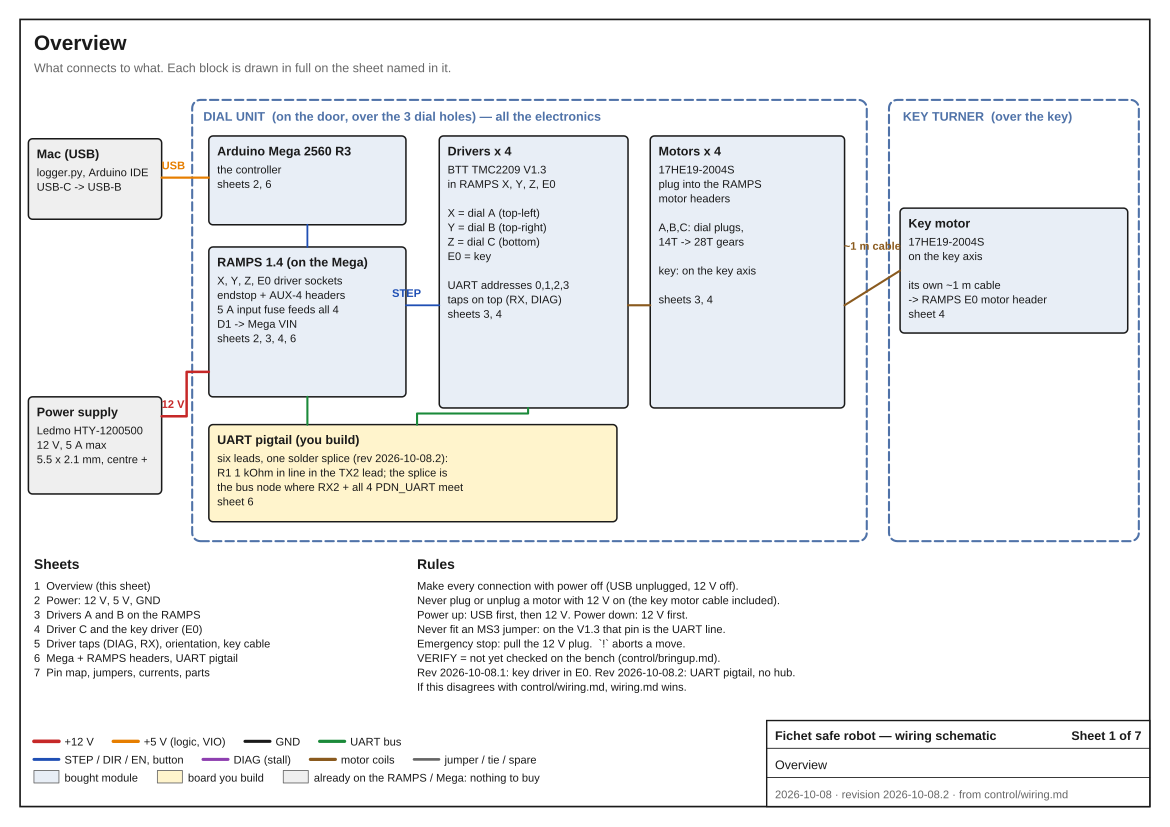

The Python source for this figure:
#!/usr/bin/env python3
"""Wiring schematic of the Fichet safe robot -> control/harness/schematic.pdf

A4 landscape, colour. Revision in each title block (from the REVISION file). Every connection is from control/wiring.md
(harness v1); where the two ever differ, wiring.md wins. RAMPS-internal
parts (F1, D1, pull-ups) are from the RAMPS 1.4 KiCad port's netlist.

No text is drawn below MIN_PT (8 pt), so the printed sheets stay legible:
Sheet.setfont() refuses anything smaller.

    python3 -m pip install reportlab        # once
    python3 control/harness/schematic.py    # writes control/harness/schematic.pdf
"""
import os
import sys

from reportlab.lib.colors import HexColor
from reportlab.lib.pagesizes import A4, landscape
from reportlab.pdfbase import pdfmetrics
from reportlab.pdfbase.ttfonts import TTFont
from reportlab.pdfgen import canvas

W, H = landscape(A4)          # 841.9 x 595.3 pt
MIN_PT = 8
DATE = "2026-10-08"
# project revision, from the REVISION file at the repo root
REV = open(os.path.join(os.path.dirname(os.path.dirname(os.path.dirname(os.path.abspath(__file__)))), "REVISION")).read().strip()
BOTTOM = H - 82               # content above this; legend + title block below

# ---------------------------------------------------------------- fonts
# Liberation Sans (Arial metrics; has Ω µ → ×). Arial on a Mac works too.
FONT_CANDIDATES = [
    ("/usr/share/fonts/truetype/liberation/LiberationSans-Regular.ttf",
     "/usr/share/fonts/truetype/liberation/LiberationSans-Bold.ttf"),
    ("/System/Library/Fonts/Supplemental/Arial.ttf",
     "/System/Library/Fonts/Supplemental/Arial Bold.ttf"),
    ("/usr/share/fonts/truetype/dejavu/DejaVuSans.ttf",
     "/usr/share/fonts/truetype/dejavu/DejaVuSans-Bold.ttf"),
]
for _reg, _bold in FONT_CANDIDATES:
    if os.path.exists(_reg) and os.path.exists(_bold):
        pdfmetrics.registerFont(TTFont("F", _reg))
        pdfmetrics.registerFont(TTFont("FB", _bold))
        break
else:
    sys.exit("no usable TrueType font found (see FONT_CANDIDATES)")

# ---------------------------------------------------------------- colours
INK = "#1A1A1A"
GREY = "#666666"
WARN = "#C62828"
NETS = {   # net class: (colour, line width)
    "12V":   ("#C62828", 1.8),
    "5V":    ("#E67E00", 1.6),
    "GND":   ("#1A1A1A", 1.4),
    "UART":  ("#1B8A3A", 1.5),
    "CTRL":  ("#1F4FB4", 1.3),   # STEP / DIR / EN, button
    "DIAG":  ("#8E3FB0", 1.4),
    "MOTOR": ("#8A5A1E", 1.5),
    "TIE":   ("#666666", 1.1),   # jumpers, ties, spare
}
NET_NAMES = [("12V", "+12 V"), ("5V", "+5 V (logic, VIO)"), ("GND", "GND"), ("UART", "UART bus"),
             ("CTRL", "STEP / DIR / EN, button"), ("DIAG", "DIAG (stall)"), ("MOTOR", "motor coils"),
             ("TIE", "jumper / tie / spare")]
FILL = {"module": "#E8EEF6", "build": "#FFF4CC", "ref": "#EFEFEF"}


class Sheet:
    """One A4 landscape page. Coordinates are points from the TOP-left corner."""

    def __init__(self, c, no, total, title, note=None):
        self.c, self.no, self.total, self.title = c, no, total, title
        self.frame(note)

    # ------------------------------------------------------------ basics
    def Y(self, y):
        return H - y

    def setfont(self, size, bold=False):
        if size < MIN_PT:
            raise ValueError(f"text below {MIN_PT} pt on sheet {self.no}")
        self.c.setFont("FB" if bold else "F", size)

    @staticmethod
    def tw(s, size=8, bold=False):
        return pdfmetrics.stringWidth(s, "FB" if bold else "F", size)

    def text(self, x, y, s, size=8, bold=False, color=INK, anchor="l"):
        """y is the text baseline."""
        c = self.c
        self.setfont(size, bold)
        c.setFillColor(HexColor(color))
        {"l": c.drawString, "c": c.drawCentredString, "r": c.drawRightString}[anchor](x, self.Y(y), s)

    def para(self, x, y, rows, size=8, color=INK, lead=None, anchor="l"):
        """rows: str, or (str, bold), or (str, bold, colour)."""
        lead = lead or round(size * 1.3, 1)
        for i, r in enumerate(rows):
            r = (r,) if isinstance(r, str) else r
            self.text(x, y + i * lead, r[0], size, r[1] if len(r) > 1 else False,
                      r[2] if len(r) > 2 else color, anchor)
        return y + len(rows) * lead

    def line(self, pts, color=INK, w=1.0, dash=None):
        c = self.c
        p = c.beginPath()
        p.moveTo(pts[0][0], self.Y(pts[0][1]))
        for x, y in pts[1:]:
            p.lineTo(x, self.Y(y))
        c.setStrokeColor(HexColor(color))
        c.setLineWidth(w)
        c.setDash(dash or [])
        c.setLineCap(1)
        c.setLineJoin(1)
        c.drawPath(p, stroke=1, fill=0)
        c.setDash([])

    def wire(self, pts, net):
        col, w = NETS[net]
        self.line(pts, col, w)

    def hwire_hop(self, x1, x2, y, hops, net):
        """Horizontal wire x1 -> x2 (x1 < x2) with a hop over each x in hops."""
        col, w = NETS[net]
        c, r = self.c, 4.5
        p = c.beginPath()
        p.moveTo(x1, self.Y(y))
        for hx in sorted(hops):
            p.lineTo(hx - r, self.Y(y))
            p.arcTo(hx - r, self.Y(y) - r, hx + r, self.Y(y) + r, startAng=180, extent=-180)
        p.lineTo(x2, self.Y(y))
        c.setStrokeColor(HexColor(col))
        c.setLineWidth(w)
        c.setLineCap(1)
        c.drawPath(p, stroke=1, fill=0)

    def vwire_hop(self, x, y1, y2, hops, net):
        """Vertical wire y1 -> y2 (y1 < y2, top to bottom) with a hop at each y in hops."""
        col, w = NETS[net]
        c, r = self.c, 4.5
        p = c.beginPath()
        p.moveTo(x, self.Y(y1))
        for hy in sorted(hops):
            p.lineTo(x, self.Y(hy - r))
            p.arcTo(x - r, self.Y(hy) - r, x + r, self.Y(hy) + r, startAng=90, extent=-180)
        p.lineTo(x, self.Y(y2))
        c.setStrokeColor(HexColor(col))
        c.setLineWidth(w)
        c.setLineCap(1)
        c.drawPath(p, stroke=1, fill=0)

    def dot(self, x, y, net):
        self.c.setFillColor(HexColor(NETS[net][0]))
        self.c.circle(x, self.Y(y), 2.7, stroke=0, fill=1)

    def rect(self, x, y, w, h, stroke=INK, fill=None, lw=1.0, dash=None, r=0):
        c = self.c
        c.setStrokeColor(HexColor(stroke))
        c.setLineWidth(lw)
        c.setDash(dash or [])
        if fill:
            c.setFillColor(HexColor(fill))
        if r:
            c.roundRect(x, self.Y(y + h), w, h, r, stroke=1, fill=1 if fill else 0)
        else:
            c.rect(x, self.Y(y + h), w, h, stroke=1, fill=1 if fill else 0)
        c.setDash([])

    def poly(self, pts, stroke=INK, fill=None, lw=1.0):
        c = self.c
        p = c.beginPath()
        p.moveTo(pts[0][0], self.Y(pts[0][1]))
        for x, y in pts[1:]:
            p.lineTo(x, self.Y(y))
        p.close()
        c.setStrokeColor(HexColor(stroke))
        c.setLineWidth(lw)
        if fill:
            c.setFillColor(HexColor(fill))
        c.drawPath(p, stroke=1, fill=1 if fill else 0)

    def circle(self, x, y, r, stroke=INK, fill=None, lw=1.2):
        c = self.c
        c.setStrokeColor(HexColor(stroke))
        c.setLineWidth(lw)
        if fill:
            c.setFillColor(HexColor(fill))
        c.circle(x, self.Y(y), r, stroke=1, fill=1 if fill else 0)

    # ------------------------------------------------------------ frame, legend
    def frame(self, note):
        self.rect(14, 14, W - 28, H - 28, lw=1.2)
        self.text(24, 36, self.title, 15, True)
        if note:
            self.text(24, 52, note, 9, color=GREY)
        bx, by, bw, bh = W - 290, H - 76, 276, 62
        self.rect(bx, by, bw, bh, lw=1.0, fill="#FFFFFF")
        self.line([(bx, by + 20), (bx + bw, by + 20)], INK, 0.6)
        self.line([(bx, by + 41), (bx + bw, by + 41)], INK, 0.6)
        self.text(bx + 6, by + 14, "Fichet safe robot — wiring schematic", 9, True)
        self.text(bx + bw - 6, by + 14, f"Sheet {self.no} of {self.total}", 9, True, anchor="r")
        self.text(bx + 6, by + 35, self.title, 9)
        self.text(bx + 6, by + 56, f"{DATE} · revision {REV} · from control/wiring.md", 8, color=GREY)
        # legend: three rows, left of the title block
        x0, y = 24, H - 58
        rows = [NET_NAMES[:4], NET_NAMES[4:]]
        for row in rows:
            cx = x0
            for key, name in row:
                col, w = NETS[key]
                self.line([(cx, y - 3), (cx + 18, y - 3)], col, w + 0.8)
                self.text(cx + 22, y, name, 8)
                cx += 22 + self.tw(name) + 14
            y += 13
        cx = x0
        for key, name in [("module", "bought module"), ("build", "board you build"),
                          ("ref", "already on the RAMPS / Mega: nothing to buy")]:
            self.rect(cx, y - 8, 18, 9, stroke=GREY, fill=FILL[key], lw=0.6)
            self.text(cx + 22, y, name, 8)
            cx += 22 + self.tw(name) + 14

    # ------------------------------------------------------------ building blocks
    def board(self, x, y, w, h, label, kind="build", sub=None):
        self.rect(x, y, w, h, stroke=GREY, fill=FILL[kind], lw=0.9,
                  dash=None if kind == "module" else [4, 2], r=4)
        self.text(x + 7, y + 13, label, 9, True)
        if sub:
            self.text(x + 7, y + 24, sub, 8, color=GREY)

    def ic(self, x, y, w, left=(), right=(), pitch=21, pad=13, stub=10, fill="#FFFFFF"):
        """Box with pins. left/right: lists of (key, label) or None for an empty row.
        Returns ({key: (x, y) of the pin's outer end}, box height)."""
        n = max(len(left), len(right), 1)
        h = 2 * pad + (n - 1) * pitch
        self.rect(x, y, w, h, fill=fill, lw=1.3)
        pins = {}
        for side, items in (("l", left), ("r", right)):
            for i, p in enumerate(items):
                if not p:
                    continue
                py = y + pad + i * pitch
                if side == "l":
                    self.line([(x - stub, py), (x, py)], INK, 1.0)
                    self.text(x + 4, py + 3, p[1], 8)
                    pins[p[0]] = (x - stub, py)
                else:
                    self.line([(x + w, py), (x + w + stub, py)], INK, 1.0)
                    self.text(x + w - 4, py + 3, p[1], 8, anchor="r")
                    pins[p[0]] = (x + w + stub, py)
        return pins, h

    def conn(self, x, y, labels, side="l", pitch=20, pad=10, w=20, stub=6, fill="#FFFFFF"):
        """Connector: one box, one row per pin, labels[i] written inside.
        side 'l', 'r' or 'lr': where the stubs are. Returns {(label, side): (x, y)}."""
        n = len(labels)
        h = 2 * pad + (n - 1) * pitch
        self.rect(x, y, w, h, fill=fill, lw=1.3)
        pins = {}
        for i, lab in enumerate(labels):
            py = y + pad + i * pitch
            self.text(x + w / 2, py + 3, lab, 8, True, anchor="c")
            if "l" in side:
                self.line([(x - stub, py), (x, py)], INK, 1.0)
                pins[(lab, "l")] = (x - stub, py)
            if "r" in side:
                self.line([(x + w, py), (x + w + stub, py)], INK, 1.0)
                pins[(lab, "r")] = (x + w + stub, py)
        return pins, h

    # ------------------------------------------------------------ symbols
    def gnd(self, x, y):
        col = NETS["GND"][0]
        self.line([(x, y), (x, y + 6)], col, 1.4)
        for i, half in enumerate((7, 4.5, 2)):
            self.line([(x - half, y + 6 + i * 3), (x + half, y + 6 + i * 3)], col, 1.4)

    def flag(self, x, y, label, net, up=True):
        """Power flag on a vertical lead: bar + label above (up) or below."""
        col = NETS[net][0]
        d = -1 if up else 1
        self.line([(x, y), (x, y + d * 8)], col, NETS[net][1])
        self.line([(x - 6, y + d * 8), (x + 6, y + d * 8)], col, 1.8)
        self.text(x, y + d * 8 + (-4 if up else 11), label, 8, True, col, anchor="c")

    def tag(self, x, y, label, net, side="r"):
        """Net label in a rounded box attached at (x, y): side 'r' extends right, 'l' left."""
        col = NETS[net][0]
        tw = self.tw(label, 8, True) + 8
        bx = x if side == "r" else x - tw
        self.rect(bx, y - 6.5, tw, 13, stroke=col, fill="#FFFFFF", lw=1.0, r=3)
        self.text(bx + tw / 2, y + 3, label, 8, True, col, anchor="c")
        return bx + tw if side == "r" else bx

    def offpage(self, x, y, label, net, side="r"):
        """Off-sheet connector (arrow shape) attached at (x, y), pointing away."""
        col = NETS[net][0]
        tw = self.tw(label, 8) + 10
        h = 13
        if side == "r":
            pts = [(x, y - h / 2), (x + tw, y - h / 2), (x + tw + 7, y), (x + tw, y + h / 2), (x, y + h / 2)]
            tx = x + 5
        else:
            pts = [(x, y - h / 2), (x - tw, y - h / 2), (x - tw - 7, y), (x - tw, y + h / 2), (x, y + h / 2)]
            tx = x - tw + 5
        self.poly(pts, stroke=col, fill="#FFFFFF", lw=1.0)
        self.text(tx, y + 3, label, 8, False, col)
        return x + tw + 7 if side == "r" else x - tw - 7

    def nc(self, x, y):
        self.line([(x - 3.5, y - 3.5), (x + 3.5, y + 3.5)], GREY, 1.2)
        self.line([(x - 3.5, y + 3.5), (x + 3.5, y - 3.5)], GREY, 1.2)

    def res_h(self, x1, x2, y, net, label, above=True, lift=8):
        """IEC resistor on a horizontal wire (x1 < x2)."""
        xm = (x1 + x2) / 2
        self.wire([(x1, y), (xm - 12, y)], net)
        self.wire([(xm + 12, y), (x2, y)], net)
        self.rect(xm - 12, y - 4.5, 24, 9, fill="#FFFFFF", lw=1.3)
        self.text(xm, y - lift if above else y + 16, label, 8, True, anchor="c")

    def res_v(self, x, y1, y2, net, label, left=True):
        """IEC resistor on a vertical wire (y1 < y2)."""
        ym = (y1 + y2) / 2
        self.wire([(x, y1), (x, ym - 12)], net)
        self.wire([(x, ym + 12), (x, y2)], net)
        self.rect(x - 4.5, ym - 12, 9, 24, fill="#FFFFFF", lw=1.3)
        self.text(x - 9 if left else x + 9, ym + 3, label, 8, True, anchor="r" if left else "l")

    def ptc_h(self, x1, x2, y, label, net="12V"):
        """Resettable fuse (PTC) on a horizontal wire."""
        self.res_h(x1, x2, y, net, label, lift=13)
        xm = (x1 + x2) / 2
        self.line([(xm - 16, y + 8), (xm - 10, y + 8), (xm + 12, y - 8)], INK, 1.0)

    def cap_v(self, x, y1, y2, label_rows, side=1):
        """Polarised capacitor, vertical, + at the top: 12 V above, GND below."""
        ym = (y1 + y2) / 2
        self.wire([(x, y1), (x, ym - 3)], "12V")
        self.wire([(x, ym + 3), (x, y2)], "GND")
        self.line([(x - 8, ym - 3), (x + 8, ym - 3)], INK, 1.8)
        self.rect(x - 8, ym + 2, 16, 2.6, stroke=INK, fill=INK, lw=0.6)
        self.text(x - 11, ym - 5, "+", 8, True, anchor="c")
        self.para(x + 13 if side > 0 else x - 13, ym - 1, label_rows, 8, anchor="l" if side > 0 else "r")

    def diode_v(self, x, y1, y2, label_rows):
        """Diode on a vertical wire, anode at the top (y1), cathode at the bottom."""
        ym = (y1 + y2) / 2
        self.wire([(x, y1), (x, ym - 6)], "12V")
        self.wire([(x, ym + 6), (x, y2)], "12V")
        self.poly([(x - 7, ym - 6), (x + 7, ym - 6), (x, ym + 6)], stroke=INK, fill=INK)
        self.line([(x - 7, ym + 6), (x + 7, ym + 6)], INK, 1.8)
        self.para(x - 12, ym - 1, label_rows, 8, anchor="r")

    def button_v(self, x, y1, y2, label_rows):
        """Normally open push button on a vertical wire, signal at the top, GND at the bottom."""
        ym = (y1 + y2) / 2
        self.wire([(x, y1), (x, ym - 9)], "CTRL")
        self.wire([(x, ym + 9), (x, y2)], "GND")
        self.circle(x, ym - 9, 1.8)
        self.circle(x, ym + 9, 1.8)
        self.line([(x + 6, ym - 11), (x + 6, ym + 11)], INK, 1.5)
        self.line([(x + 6, ym), (x + 13, ym)], INK, 1.5)
        self.line([(x + 13, ym - 4), (x + 13, ym + 4)], INK, 1.5)
        self.para(x + 19, ym - 1, label_rows, 8)

    @staticmethod
    def motor_r(leads):
        return max(20, (max(leads) - min(leads)) / 2 + 4)

    def motor(self, cx, cy, leads, x_in, rows):
        """2-phase stepper: circle with M; the 4 leads come in from x_in at y = leads
        and end on the circle (its radius is set so all four reach it)."""
        r = self.motor_r(leads)
        for py in leads:
            dy = py - cy
            self.wire([(x_in, py), (cx - (r * r - dy * dy) ** 0.5, py)], "MOTOR")
        self.circle(cx, cy, r, fill="#FFFFFF", lw=1.5)
        self.text(cx, cy + 5, "M", 14, True, anchor="c")
        self.para(cx, cy + r + 13, rows, 8, anchor="c")

    def jumper(self, x, y, fitted):
        """RAMPS jumper pair seen as a symbol: signal pad at x (right), +5 V pad to its left."""
        self.rect(x - 3, y - 3, 6, 6, fill="#FFFFFF", lw=1.0)
        self.rect(x - 15, y - 3, 6, 6, fill="#FFFFFF", lw=1.0)
        if fitted:
            self.rect(x - 17, y - 5, 22, 10, stroke=INK, lw=1.8, r=2)
        self.wire([(x - 15, y), (x - 21, y)], "5V")
        self.text(x - 23, y + 3, "+5 V", 8, True, NETS["5V"][0], anchor="r")


# ====================================================================== sheet 1
def sheet_overview(s):
    blue = "#4F72A8"
    s.rect(138, 72, 486, 318, stroke=blue, lw=1.5, dash=[6, 3], r=6)
    s.text(146, 87, "DIAL UNIT  (on the door, over the 3 dial holes) — all the electronics", 9, True, blue)
    s.rect(640, 72, 180, 318, stroke=blue, lw=1.5, dash=[6, 3], r=6)
    s.text(650, 87, "KEY TURNER  (over the key)", 9, True, blue)

    def blk(x, y, w, h, title, rows, kind="module"):
        s.rect(x, y, w, h, stroke=INK, fill=FILL[kind], lw=1.1, r=3)
        s.text(x + 6, y + 14, title, 9, True)
        s.para(x + 6, y + 27, rows, 8)

    blk(20, 100, 96, 58, "Mac (USB)", ["logger.py, Arduino IDE", "USB-C -> USB-B"], "ref")
    blk(20, 286, 96, 70, "Power supply", ["Ledmo HTY-1200500", "12 V, 5 A max", "5.5 x 2.1 mm, centre +"], "ref")
    blk(150, 98, 142, 64, "Arduino Mega 2560 R3", ["the controller", "sheets 2, 6"])
    blk(150, 178, 142, 108, "RAMPS 1.4 (on the Mega)", ["X, Y, Z, E0 driver sockets", "endstop + AUX-4 headers",
                                                        "5 A input fuse feeds all 4", "D1 -> Mega VIN",
                                                        "sheets 2, 3, 4, 6"])
    blk(316, 98, 136, 196, "Drivers x 4", ["BTT TMC2209 V1.3", "in RAMPS X, Y, Z, E0", "",
                                            "X = dial A (top-left)", "Y = dial B (top-right)",
                                            "Z = dial C (bottom)", "E0 = key", "",
                                            "UART addresses 0,1,2,3", "taps on top (RX, DIAG)",
                                            "sheets 3, 4"])
    blk(468, 98, 140, 196, "Motors x 4", ["17HE19-2004S", "plug into the RAMPS", "motor headers", "",
                                           "A,B,C: dial plugs,", "14T -> 28T gears", "",
                                           "key: on the key axis", "", "sheets 3, 4"])
    blk(150, 306, 294, 70, "UART pigtail (you build)", ["six leads, one solder splice (rev 2026-10-08.2):",
                                                      "R1 1 kOhm in line in the TX2 lead; the splice is",
                                                      "the bus node where RX2 + all 4 PDN_UART meet",
                                                      "sheet 6"], "build")
    blk(648, 150, 164, 90, "Key motor", ["17HE19-2004S", "on the key axis", "", "its own ~1 m cable",
                                          "-> RAMPS E0 motor header", "sheet 4"])

    def lab(x, y, t, net):
        s.text(x, y, t, 8, True, NETS[net][0])

    s.wire([(116, 128), (150, 128)], "5V"); lab(116, 122, "USB", "5V")
    # 12 V goes to the RAMPS '5A' terminal (not the pigtail block below it)
    s.wire([(116, 300), (134, 300), (134, 268), (150, 268)], "12V"); lab(116, 294, "12 V", "12V")
    s.wire([(221, 162), (221, 178)], "CTRL")
    s.wire([(292, 220), (316, 220)], "CTRL"); lab(282, 214, "STEP", "CTRL")
    s.wire([(452, 220), (468, 220)], "MOTOR")
    s.wire([(221, 286), (221, 306)], "UART")
    s.wire([(300, 306), (300, 298), (380, 298), (380, 294)], "UART")
    # the key motor's own cable: key turner -> RAMPS E0 motor header (the only inter-unit wire)
    s.wire([(608, 220), (648, 195)], "MOTOR")
    s.text(628, 180, "~1 m cable", 8, True, NETS["MOTOR"][0], anchor="c")

    y = 410
    s.text(24, y, "Sheets", 10, True)
    s.para(24, y + 15, ["1  Overview (this sheet)", "2  Power: 12 V, 5 V, GND",
                        "3  Drivers A and B on the RAMPS", "4  Driver C and the key driver (E0)",
                        "5  Driver taps (DIAG, RX), orientation, key cable",
                        "6  Mega + RAMPS headers, UART pigtail", "7  Pin map, jumpers, currents, parts"], 8)
    s.text(300, y, "Rules", 10, True)
    s.para(300, y + 15, ["Make every connection with power off (USB unplugged, 12 V off).",
                         "Never plug or unplug a motor with 12 V on (the key motor cable included).",
                         "Power up: USB first, then 12 V. Power down: 12 V first.",
                         "Never fit an MS3 jumper: on the V1.3 that pin is the UART line.",
                         "Emergency stop: pull the 12 V plug.  `!` aborts a move.",
                         "VERIFY = not yet checked on the bench (control/bringup.md).",
                         "Rev 2026-10-08.1: key driver in E0. Rev 2026-10-08.2: UART pigtail, no hub.",
                         "If this disagrees with control/wiring.md, wiring.md wins."], 8)


# ====================================================================== sheet 2
def sheet_power(s):
    # PSU and DC jack straight into the RAMPS "5A" terminal
    s.rect(24, 112, 94, 72, fill=FILL["ref"], r=3)
    s.para(30, 126, [("PSU", True), "Ledmo HTY-1200500", "12 V, 5 A max", "5.5 x 2.1, centre +"], 8)
    s.rect(136, 116, 72, 64, fill=FILL["module"], r=3)
    s.para(142, 130, [("DC jack", True), "5.5 x 2.1 ->", "screw terminal", ("VERIFY + / -", True, WARN)], 8)
    s.wire([(118, 136), (136, 136)], "12V")
    s.wire([(118, 170), (136, 170)], "GND")
    s.wire([(208, 136), (552, 136)], "12V")
    s.text(380, 131, "20 AWG red  ->  RAMPS '5A' +", 8, True, NETS["12V"][0], anchor="c")
    s.wire([(208, 170), (552, 170)], "GND")
    s.text(380, 165, "20 AWG black ->  RAMPS '5A' -", 8, True, anchor="c")
    s.para(24, 212, [("Revision 2026-10-08.1:", True),
                     "12 V goes straight from the PSU adapter into",
                     "the RAMPS '5A' terminal; RAMPS's own 5 A fuse",
                     "feeds all four drivers. Nothing else carries",
                     "12 V (rev 2026-10-08.2: no hub board).",
                     "",
                     ("Not the Mega's own barrel jack: that feeds", True, WARN),
                     ("only the Mega (VIN). The drivers get 12 V", True, WARN),
                     ("only through the RAMPS '5A' input; D1 passes", True, WARN),
                     ("power from there to the Mega, never back.", True, WARN)], 8)

    # RAMPS 12 V
    s.board(530, 72, 290, 262, "RAMPS 1.4 - 12 V (already on the board)", "ref",
            "from the RAMPS 1.4 KiCad netlist (control/wiring.md log, 2026-10-07)")
    s.wire([(552, 136), (552, 136)], "12V")
    s.rect(552, 127, 22, 54, fill="#FFFFFF", lw=1.3)
    s.text(563, 141, "+", 9, True, NETS["12V"][0], anchor="c")
    s.text(563, 157, "5A", 8, True, anchor="c")
    s.text(563, 175, "-", 9, True, anchor="c")
    s.text(563, 194, "X4", 8, True, anchor="c")
    s.ptc_h(574, 646, 136, "RAMPS F1: MF-R500, 5 A (feeds all 4 drivers)")
    s.wire([(646, 136), (800, 136)], "12V")
    s.text(796, 131, "+12 V", 8, True, NETS["12V"][0], anchor="r")
    s.wire([(574, 170), (590, 170), (590, 214), (782, 214)], "GND")
    for i, lab in enumerate(["X", "Y", "Z", "E0"]):
        x = 660 + i * 38
        s.dot(x, 136, "12V")
        s.wire([(x, 136), (x, 152)], "12V")
        s.rect(x - 15, 152, 30, 34, fill="#FFFFFF", lw=1.1)
        s.text(x, 165, f"{lab}:VM", 8, True, anchor="c")
        s.text(x, 180, "GND", 8, anchor="c")
        s.wire([(x, 186), (x, 214)], "GND")
        s.dot(x, 214, "GND")
    s.text(552, 236, "Driver sockets X, Y, Z, E0: VM and GND (sheets 3, 4).", 8)
    s.text(552, 247, "C3, C4, C6, C7, C9, C10 (100 uF) sit on this +12 V rail.", 8)
    s.dot(800, 136, "12V")
    s.diode_v(800, 160, 268, [("D1", True), "1N4004"])
    s.wire([(800, 136), (800, 160)], "12V")
    s.text(800, 280, "-> Mega VIN", 8, True, NETS["12V"][0], anchor="r")
    s.para(540, 296, ["'11A' input (heated bed, through RAMPS F2): not used.",
                      "Fuses: PSU 5 A max; RAMPS F1 5 A (all 4 drivers + Mega VIN).",
                      "Revision 2026-10-08.1: no separate key-branch fuse."], 8, color=GREY)

    # 5 V
    s.board(24, 346, 796, 166, "5 V logic (VIO) - from the Mega", "ref",
            "VIO powers only each driver's I/O pins; its logic runs from its own VM (12 V)")
    s.rect(40, 384, 112, 66, fill=FILL["module"], r=3)
    s.para(46, 398, [("Arduino Mega 2560", True), "5 V from USB, or its", "regulator (from VIN)"], 8)
    s.wire([(152, 404), (790, 404)], "5V")
    s.text(160, 399, "+5 V rail (RAMPS VCC)", 8, True, NETS["5V"][0])
    taps = [(320, "VIO of X, Y, Z, E0", "sheets 3, 4"), (520, "MS1 / MS2 jumpers", "sheets 3, 4"),
            (710, "endstop headers' '+' pins", "sheet 6")]
    for x, t1, t2 in taps:
        s.dot(x, 404, "5V")
        s.wire([(x, 404), (x, 424)], "5V")
        s.text(x, 436, t1, 8, anchor="c")
        s.text(x, 447, t2, 8, color=GREY, anchor="c")
    s.wire([(96, 450), (96, 462)], "GND")
    s.gnd(96, 462)
    s.para(40, 486, ["All four drivers get VIO from the same 5 V rail in their sockets (revision 2026-10-08.1): no 5 V over a cable any more.",
                     "Power order: USB first (Mega + every VIO), then 12 V. Off: 12 V first. The firmware waits until all 4 drivers answer."], 8)


# ====================================================================== sheets 3, 4
def driver_column(s, x0, sock, title, motor_name, addr, ms1, ms2, step, dirn, en, diag_hdr, diag_pin):
    """One RAMPS socket with its BTT TMC2209 V1.3 and motor; column ~395 pt wide."""
    s.text(x0, 70, f"Socket {sock} - {title}", 11, True)
    s.text(x0, 83, f"UART address {addr} - BTT TMC2209 V1.3 (EN-end pins cut underneath)", 8, color=GREY)
    bx, by, bw = x0 + 150, 140, 116
    left = [("EN", "EN"), ("MS1", "MS1"), ("MS2", "MS2"), ("PDN", "RX [MS3]"),
            ("TX", "TX [RST]"), ("CLK", "CLK [SLP]"), ("STEP", "STEP"), ("DIR", "DIR"),
            None, ("DIAG", "DIAG *"), ("INDEX", "other pin *")]
    right = [("VM", "VS [VMOT]"), ("G1", "GND"), ("A2", "A2 [2B]"), ("A1", "A1 [2A]"),
             ("B1", "B1 [1A]"), ("B2", "B2 [1B]"), ("VIO", "VIO [VDD]"), ("G2", "GND")]
    p, h = s.ic(bx, by, bw, left, right, pitch=21, pad=13)
    s.text(bx + bw / 2, by - 6, "BTT TMC2209 V1.3", 9, True, anchor="c")
    s.text(bx + bw - 4, by + h - 8, "* top-edge pins", 8, color=GREY, anchor="r")
    ctrl = NETS["CTRL"][0]
    x, y = p["EN"]
    s.wire([(x, y), (x0 + 50, y)], "CTRL")
    s.text(x0, y + 3, f"{en}", 8, True, ctrl)
    s.dot(x0 + 112, y, "CTRL")
    s.res_v(x0 + 112, y - 34, y, "5V", "10 k (on RAMPS)")
    s.flag(x0 + 112, y - 34, "+5 V", "5V")
    for key, fitted in (("MS1", ms1), ("MS2", ms2)):
        x, y = p[key]
        s.wire([(x, y), (x0 + 93, y)], "TIE")
        s.jumper(x0 + 90, y, fitted)
        s.text(x0 + 100, y - 4, "jumper ON" if fitted else "no jumper", 8, True, INK if fitted else GREY)
    x, y = p["PDN"]
    s.wire([(x, y), (x0 + 104, y)], "UART")
    s.offpage(x0 + 104, y, "UART bus (sheet 6)", "UART", side="l")
    xt, yt = p["TX"]; xc, yc = p["CLK"]
    s.wire([(xt, yt), (x0 + 126, yt), (x0 + 126, yc), (xc, yc)], "TIE")
    s.dot(x0 + 126, yc, "TIE")
    s.text(x0 + 120, (yt + yc) / 2 + 3, "RAMPS ties RST-SLP", 8, color=GREY, anchor="r")
    for key, lab in (("STEP", step), ("DIR", dirn)):
        x, y = p[key]
        s.wire([(x, y), (x0 + 50, y)], "CTRL")
        s.text(x0, y + 3, lab, 8, True, ctrl)
    x, y = p["DIAG"]
    s.wire([(x, y), (x0 + 120, y)], "DIAG")
    s.offpage(x0 + 120, y, f"{diag_hdr} S = {diag_pin} (sheet 6)", "DIAG", side="l")
    x, y = p["INDEX"]
    s.nc(x - 3, y)
    s.text(x - 10, y + 3, "nothing on it", 8, color=GREY, anchor="r")
    x, y = p["VM"]
    s.tag(x, y, "+12 V", "12V")
    for k in ("G1", "G2"):
        s.tag(*p[k], "GND", "GND")
    s.tag(*p["VIO"], "+5 V", "5V")
    hx = bx + bw + 22
    ys = [p[k][1] for k in ("A2", "A1", "B1", "B2")]
    s.rect(hx, ys[0] - 9, 15, ys[3] - ys[0] + 18, fill="#FFFFFF", lw=1.2)
    for i, k in enumerate(("A2", "A1", "B1", "B2")):
        s.wire([p[k], (hx, ys[i])], "MOTOR")
        s.text(hx + 7.5, ys[i] + 3, str(i + 1), 8, True, anchor="c")
    r = s.motor_r(ys)
    s.motor(hx + 15 + 6 + r, (ys[0] + ys[3]) / 2, ys, hx + 15, [(motor_name, True), f"{sock} motor header"])
    s.para(x0, by + h + 22, [
        (f"Jumpers under socket {sock}: MS1 {'ON' if ms1 else 'off'}, MS2 {'ON' if ms2 else 'off'}, "
         "MS3 off (never fit MS3)", True),
        "UART lead: clipped onto the top of the driver's RX pin (sheet 5).",
        f"STEP {step} - DIR {dirn} - EN {en}. The RAMPS pull-up keeps the driver",
        "off until the firmware pulls EN low.",
        f"DIAG: F-F jumper, top of DIAG pin (sheet 5) -> {diag_hdr} S: {diag_pin}, an interrupt.",
        "Motor 17HE19-2004S: header pins 1-2 = one coil, 3-4 = the other.",
    ], 8)


def sheet_dials_ab(s):
    driver_column(s, 24, "X", "dial A (top-left)", "Motor A", 0, False, False, "D54", "D55", "D38", "X_MIN", "D3")
    s.line([(418, 64), (418, 450)], "#BBBBBB", 0.8, dash=[3, 3])
    driver_column(s, 430, "Y", "dial B (top-right)", "Motor B", 1, True, False, "D60", "D61", "D56", "X_MAX", "D2")
    s.para(24, 468, [
        "[ ] = the RAMPS / StepStick socket name of that pin. VS/GND/motor row in the socket row nearer the motor header (sheet 5): a reversed driver is destroyed.",
        "The BTT V1.3's RX pin is PDN_UART, in the socket's MS3 position. TX: R10 not fitted (RX-TX measured open), so TX connects to nothing. Don't bridge R10.",
        "CLK: the RAMPS ties the socket's RST and SLP pins (= TX and CLK on the V1.3). With R10 open, CLK sees only its 20 k pull-down -> internal clock.",
        "Motor currents are set over UART: 1.0 A RMS, hold 0.5 A. If a motor buzzes instead of turning, swap the middle two wires in its plug.",
    ], 8)


def sheet_dial_c_key(s):
    driver_column(s, 24, "Z", "dial C (bottom)", "Motor C", 2, False, True, "D46", "D48", "D62", "Z_MIN", "D18")
    s.line([(418, 64), (418, 450)], "#BBBBBB", 0.8, dash=[3, 3])
    driver_column(s, 430, "E0", "the key turner", "Key motor", 3, True, True, "D26", "D28", "D24", "Z_MAX", "D19")
    s.para(24, 468, [
        ("Revision 2026-10-08.1: the key driver is an ordinary driver in the RAMPS E0 socket, like the dials.", True),
        "E0 address 3 = MS1 + MS2 jumpers ON. The key's STEP/DIR/EN are D26/D28/D24 (Marlin pins_RAMPS.h E0_STEP/DIR/ENABLE).",
        "The key motor's own ~1 m cable plugs into the E0 motor header. Use it as supplied; shorten it only if the key's StallGuard reads too dull (bench stage 5).",
        "Key current: 0.6 A RMS to start, hold 0.3 A. The key's UART (stage 1) and DIAG (stage 3) are bench checks like the dials'.",
    ], 8)


def sheet_details(s):
    # --- driver top view: where the DIAG and UART leads clip on (not to scale)
    x0 = 24
    s.text(x0, 70, "Driver taps: DIAG and RX, from the top (all four drivers)", 11, True)
    s.text(x0, 83, "BTT TMC2209 V1.3 seen from above - not to scale - Paul's drivers, 2026-10-08", 8, color=GREY)
    bx, by, bw, bh = x0 + 66, 146, 112, 170
    s.rect(bx, by, bw, bh, stroke=INK, fill="#3F6E3F", lw=1.2, r=3)
    s.rect(bx + 26, by + 46, 60, 60, stroke="#BBBBBB", fill="#555555", lw=0.8)
    s.text(bx + 56, by + 80, "chip", 8, True, "#FFFFFF", anchor="c")
    lnames = ["EN", "MS1", "MS2", "RX", "TX", "CLK", "STEP", "DIR"]
    rnames = ["VS", "GND", "A2", "A1", "B1", "B2", "VIO", "GND"]
    for i in range(8):
        py = by + 16 + i * 20
        tall = lnames[i] in ("RX", "TX", "CLK")
        s.circle(bx + 9, py, 5 if tall else 4, stroke="#FFFFFF" if tall else "#DDDDDD",
                 fill="#E0E0E0" if tall else "#C9A227", lw=1.2 if tall else 0.8)
        s.circle(bx + bw - 9, py, 4, stroke="#DDDDDD", fill="#C9A227", lw=0.8)
        s.text(bx - 6, py + (-3 if lnames[i] == "RX" else 3), lnames[i], 8, lnames[i] == "RX", anchor="r")
        s.text(bx + bw + 6, py + 3, rnames[i], 8)
    # EN-end top edge, from the EN corner: other pin, empty hole, DIAG pin, pot
    ox, hx_, dx_ = bx + 24, bx + 38, bx + 52
    s.circle(ox, by + 10, 4, stroke="#DDDDDD", fill="#C9A227", lw=0.8)
    s.circle(hx_, by + 16, 3, stroke="#DDDDDD", fill="#3F6E3F", lw=0.8)
    s.circle(dx_, by + 10, 4, stroke="#DDDDDD", fill="#C9A227", lw=0.8)
    s.circle(bx + 80, by + 16, 7, stroke="#DDDDDD", fill="#B0B0B0", lw=0.8)
    s.text(bx + 80, by + 36, "pot", 8, True, "#FFFFFF", anchor="c")
    s.text(ox - 4, by - 6, "(nothing)", 8, color=GREY, anchor="r")
    s.line([(ox - 3, by - 4), (ox, by + 6)], GREY, 0.8)
    s.wire([(dx_, by + 10), (dx_, by - 30), (x0 + 280, by - 30)], "DIAG")
    s.dot(dx_, by + 10, "DIAG")
    s.text(dx_ + 4, by - 34, "F-F jumper on the TOP of DIAG", 8, True, NETS["DIAG"][0])
    s.text(x0 + 284, by - 27, "-> endstop S pin", 8, True, NETS["DIAG"][0])
    s.text(dx_ + 4, by - 9, "DIAG", 8, True)
    rx_y = by + 16 + 3 * 20
    s.wire([(bx + 9, rx_y), (bx - 40, rx_y), (bx - 40, by + bh + 20), (x0 + 200, by + bh + 20)], "UART")
    s.dot(bx + 9, rx_y, "UART")
    s.text(x0 + 204, by + bh + 23, "pigtail lead A/B/C/KEY on the TOP of RX (sheet 6)", 8, True, NETS["UART"][0])
    s.para(x0 + 210, by + 4, [("Steps (before the heatsink):", True),
                             "1. At the EN end, cut the BOTTOM ends of",
                             "   both through-pins flush underneath.",
                             "   Leave the top ends.",
                             "2. DIAG = the EN-end pin next to the pot",
                             "   ('DIAG' printed under it).",
                             "3. RX = 4th pin from EN, a tall pin:",
                             "   PDN_UART. Nothing on TX or CLK.",
                             "No soldering on the driver (rev 2026-10-08.2).",
                             "Checked (Paul, 2026-10-08): RX-TX open",
                             "(R10 not fitted); a Dupont grips RX.",
                             ("VERIFY DIAG electrically: bring-up", True, WARN),
                             ("stage 3 (`ping` + a hand stall).", True, WARN)], 8)
    # --- orientation in the socket
    ty = 380
    s.text(x0, ty, "Which way the driver goes (no pin-1 mark on the RAMPS)", 11, True)
    s.para(x0, ty + 16, [
        "The driver's VS / GND / motor row goes in the socket row NEARER that axis's 4-pin motor",
        "header; EN sits directly across from VS (RAMPS 1.4 KiCad: EN is the square pad underneath).",
        ("Check each socket first (power off, no driver, continuity):", True),
        "'5A' - to the motor-side row: 2 holes beep (GND, one at each end).",
        "'5A' + to the end hole beside a GND: beeps through F1 = VS.",
        ("A reversed driver is destroyed. Manual 2.4 step 2.", True, WARN),
        ("MS3 jumper OFF on every socket (the MS3 position is RX = UART).", True, WARN)], 8)
    # right column: the key motor cable (the only inter-unit wire)
    kx = 470
    s.text(kx, 70, "Key motor cable (the only wire between the units)", 11, True)
    s.text(kx, 83, "revision 2026-10-08.1", 8, color=GREY)
    s.board(kx, 100, 330, 150, "Key turner -> dial unit", "ref",
            "the motor's own ~1 m cable, 4 wires + connector")
    s.circle(kx + 60, 175, 22, fill="#FFFFFF", lw=1.5)
    s.text(kx + 60, 180, "M", 14, True, anchor="c")
    s.text(kx + 60, 210, "key motor", 8, True, anchor="c")
    for i in range(4):
        yy = 150 + i * 16
        s.wire([(kx + 82, yy), (kx + 250, yy)], "MOTOR")
        s.text(kx + 255, yy + 3, f"coil wire {i + 1}", 8)
    s.rect(kx + 250, 138, 56, 74, stroke=INK, fill="#FFFFFF", lw=1.0, r=3)
    s.text(kx + 278, 150, "E0", 9, True, anchor="c")
    s.text(kx + 278, 163, "motor", 8, anchor="c")
    s.text(kx + 278, 174, "header", 8, anchor="c")
    s.text(kx + 278, 192, "on the", 8, color=GREY, anchor="c")
    s.text(kx + 278, 203, "RAMPS", 8, color=GREY, anchor="c")
    s.para(kx, 270, [
        "Plugs into the E0 motor header like a dial motor.",
        "Use the supplied ~1 m cable as it is; shorten it only if the key's",
        "StallGuard reads too dull to find the stop (bench stage 5).",
        ("Never plug or unplug it with 12 V on.", True, WARN),
        "If the motor buzzes instead of turning, swap its middle two wires.",
        "",
        ("Revision 2026-10-08.1 replaced the 6-conductor inter-unit signal", True),
        ("cable and the remote driver board with this one motor cable.", True),
    ], 8)


# ====================================================================== sheet 6
def sheet_signals(s):
    P, Y0 = 19, 134
    row = lambda i: Y0 + i * P
    rows = [
        (0, "D15", "S", "TIE"), (1, "GND", "-", "GND"), (2, "+5 V", "+", "5V"),
        (4, "D17 RX2", "17", "UART"), (5, "D16 TX2", "18", "UART"),
        (8, "D19 (irq)", "S", "DIAG"),
        (10, "D3 (irq)", "S", "DIAG"), (11, "D2 (irq)", "S", "DIAG"), (12, "D18 (irq)", "S", "DIAG"),
        (14, "D14", "S", "CTRL"), (15, "GND", "-", "GND"),
        (17, "D13", None, "CTRL"),
    ]
    s.board(24, 72, 222, 436, "RAMPS 1.4 on the Mega", "ref", "endstop headers: S signal, - GND, + 5 V")
    mx, mw = 40, 76
    s.rect(mx, row(0) - 14, mw, row(17) - row(0) + 28, fill=FILL["module"], lw=1.3)
    s.text(mx + mw / 2, row(0) - 19, "Mega 2560", 9, True, anchor="c")
    hx, hw = 164, 62
    for a_, b_, name in [(0, 2, "Y_MAX"), (4, 5, "AUX-4"), (8, 8, "Z_MAX"), (10, 10, "X_MIN"),
                         (11, 11, "X_MAX"), (12, 12, "Z_MIN"), (14, 15, "Y_MIN")]:
        s.rect(hx, row(a_) - 8.5, hw, row(b_) - row(a_) + 17, fill="#FFFFFF", lw=1.3)
        s.text(hx + 5, (row(a_) + row(b_)) / 2 + 3, name, 8, True)
    hdr = {}
    for i, mlab, hlab, net in rows:
        y = row(i)
        s.text(mx + mw - 4, y + 3, mlab, 8, anchor="r")
        s.line([(mx + mw, y), (mx + mw + 8, y)], INK, 1.0)
        if hlab is None:
            s.line([(mx + mw + 8, y), (mx + mw + 24, y)], NETS[net][0], 0.9)
            s.text(mx + mw + 28, y + 3, "on-board LED 'L' (status)", 8)
            continue
        s.line([(mx + mw + 8, y), (hx, y)], NETS[net][0], 0.9)
        s.text(hx + hw - 6, y + 3, hlab, 8, True, anchor="r")
        s.line([(hx + hw, y), (hx + hw + 8, y)], INK, 1.0)
        hdr[i] = (hx + hw + 8, y)
    s.text(mx + mw + 12, row(6) + 3, "RAMPS traces", 8, color=GREY)
    s.nc(hdr[0][0] + 4, hdr[0][1])
    s.text(hdr[0][0] + 11, hdr[0][1] + 3, "spare", 8, color=GREY)
    # DIAG leads come IN from the drivers (short arrows, left of the pigtail)
    for i, lab in ((8, "key DIAG (sheet 4)"), (10, "dial A DIAG (sheet 3)"),
                   (11, "dial B DIAG (sheet 3)"), (12, "dial C DIAG (sheet 4)")):
        x, y = hdr[i]
        s.wire([(x, y), (x + 12, y)], "DIAG")
        s.offpage(x + 12, y, lab, "DIAG")
    # start/stop button on Y_MIN
    xs, ys = hdr[14]; xg, yg = hdr[15]
    s.wire([(xs, ys), (xs + 30, ys)], "CTRL")
    s.wire([(xg, yg), (xg + 12, yg), (xg + 12, yg + 24), (xs + 30, yg + 24)], "GND")
    s.button_v(xs + 30, ys, yg + 24, [("S1", True), "start / stop"])

    # ---- UART pigtail (top-right): six leads, R1 in the TX2 lead, one splice ----
    hb_x, hb_y, hb_w, hb_h = 470, 72, 350, 226
    s.board(hb_x, hb_y, hb_w, hb_h, "UART pigtail (you build) - replaces the hub board", "build",
            "female Dupont ends, R1 in line, one solder splice (rev 2026-10-08.2)")
    px = hb_x + 70                     # female-end column (pigtail leads)
    def hy(k): return hb_y + 50 + k * 24
    labels = ["TX2", "RX2", "A", "B", "C", "KEY"]   # female ends: k0 TX2 (via R1), k1 RX2, k2..5 X/Y/Z/E0 PDN
    for k in range(6):                 # one female Dupont housing per lead, not a pin strip
        s.rect(px, hy(k) - 8, 34, 16, fill="#FFFFFF", lw=1.3, r=2)
    for k, lab in enumerate(labels):
        y = hy(k)
        s.text(px + 17, y + 3, lab, 8, True, anchor="c")
        s.line([(px - 6, y), (px, y)], INK, 1.0)
        s.line([(px + 34, y), (px + 40, y)], INK, 1.0)
    # TX2 and RX2 from the Mega (long traces across)
    s.wire([hdr[5], (hdr[5][0] + 10, hdr[5][1]), (hdr[5][0] + 10, hy(0)), (px - 6, hy(0))], "UART")
    s.wire([hdr[4], (hdr[4][0] + 18, hdr[4][1]), (hdr[4][0] + 18, hy(1)), (px - 6, hy(1))], "UART")
    s.text(px - 44, hy(0) + 3, "<- D16", 8, NETS["UART"][0])
    s.text(px - 44, hy(1) + 3, "<- D17", 8, NETS["UART"][0])
    # the four PDN taps come in from the left as offpage arrows
    for k, (sock, sh) in enumerate([("X", 3), ("Y", 3), ("Z", 4), ("E0", 4)], start=2):
        s.wire([(px - 6, hy(k)), (px - 10, hy(k))], "UART")
        s.offpage(px - 10, hy(k), f"{sock} driver RX pin (sheet {sh})", "UART", side="l")
    # R1 on TX2 -> bus node; everything else straight to the bus node
    xr, xn = px + 40, hb_x + hb_w - 60
    s.wire([(xr, hy(0)), (xr + 6, hy(0))], "UART")
    s.res_h(xr + 6, xr + 70, hy(0), "UART", "R1 1 kOhm")
    s.wire([(xr + 70, hy(0)), (xn, hy(0))], "UART")
    for k in range(1, 6):
        s.wire([(xr, hy(k)), (xn, hy(k))], "UART")
        s.dot(xn, hy(k), "UART")
    s.wire([(xn, hy(0)), (xn, hy(5))], "UART")
    s.dot(xn, hy(0), "UART")
    s.text(xn - 4, hy(5) + 18, "splice = bus node", 8, True, NETS["UART"][0], anchor="c")

    # ---- notes (lower-right, clear of the DIAG arrows on the left) ----
    s.para(470, 320, [("Notes", True),
        "One 1 kOhm in total: TX2 -> R1 -> bus. RX2 and every driver's PDN_UART",
        "sit straight on the bus (TMC2209 datasheet Fig. 4.1). The Mega hears",
        "its own transmissions; TMCStepper skips that echo. SENDDELAY >= 2.",
        "Addresses by MS1 / MS2: X 0, Y 1, Z 2, E0 (key) 3. Bus at 115200 baud.",
        "(irq) = an interrupt pin. DIAG is a pulse: the firmware latches it with",
        "attachInterrupt on D2, D3, D18, D19 (Arduino interrupt numbers 0,1,5,4).",
        "Inputs use the Mega's internal pull-ups: an unplugged DIAG reads high =",
        "'stalled', so the firmware refuses to move (fail safe).",
        "Button S1 (Y_MIN): pauses a run; resumes or starts one when idle.",
        ("Rev 2026-10-08.2: the hub board is replaced by this pigtail. It carries", True),
        ("only the six UART signals - no 12 V, no 5 V, no GND.", True),
        "STEP / DIR / EN of all four drivers: sheets 3, 4."], 8)


# ====================================================================== sheet 7
def sheet_tables(s):
    def table(x, y, cols, widths, rows, title):
        s.text(x, y, title, 10, True)
        y += 7
        rh = 13
        s.rect(x, y, sum(widths), rh, stroke=GREY, fill="#DDE5F0", lw=0.6)
        cx = x
        for col, wdt in zip(cols, widths):
            s.text(cx + 4, y + rh - 4, col, 8, True)
            cx += wdt
        y += rh
        for i, r in enumerate(rows):
            if i % 2:
                s.rect(x, y, sum(widths), rh, stroke="#F3F6FA", fill="#F3F6FA", lw=0.1)
            cx = x
            for v, wdt in zip(r, widths):
                v = (v,) if isinstance(v, str) else v
                s.text(cx + 4, y + rh - 4, v[0], 8, v[1] if len(v) > 1 else False, v[2] if len(v) > 2 else INK)
                cx += wdt
            y += rh
        s.rect(x, y - rh * (len(rows) + 1), sum(widths), rh * (len(rows) + 1), stroke=GREY, lw=0.6)
        return y

    pin_rows = [
        ("Dial A STEP / DIR / EN", "D54 / D55 / D38", "RAMPS X socket"),
        ("Dial B STEP / DIR / EN", "D60 / D61 / D56", "RAMPS Y socket"),
        ("Dial C STEP / DIR / EN", "D46 / D48 / D62", "RAMPS Z socket"),
        ("Key STEP / DIR / EN", "D26 / D28 / D24", "RAMPS E0 socket"),
        ("Dial A DIAG", "D3 (interrupt)", "X_MIN header, S"),
        ("Dial B DIAG", "D2 (interrupt)", "X_MAX header, S"),
        ("Dial C DIAG", "D18 (interrupt)", "Z_MIN header, S"),
        ("Key DIAG", "D19 (interrupt)", "Z_MAX header, S (E0 driver DIAG pin)"),
        ("UART TX2", "D16", "AUX-4 pin 18 -> pigtail TX2 (R1)"),
        ("UART RX2", "D17", "AUX-4 pin 17 -> pigtail RX2"),
        ("Drivers' PDN_UART", "-", "RX pins X,Y,Z,E0 -> pigtail A,B,C,KEY"),
        ("Start / stop button", "D14 (pull-up)", "Y_MIN header, S and -"),
        ("Status LED", "D13", "on-board LED 'L'"),
        ("Spare", "D15 / D23", "Y_MAX S / AUX-4 16"),
        ("USB serial (the log)", "D0 / D1", "USB: keep free"),
    ]
    table(24, 70, ["Function", "Mega pin", "Where it connects"], [138, 94, 178], pin_rows,
          "Pin map (control/wiring.md 1; Marlin pins_RAMPS.h) - revision 2026-10-08.2")
    jmp = [("X", "A (top-left)", "off", "off", "off", "0"),
           ("Y", "B (top-right)", "ON", "off", "off", "1"),
           ("Z", "C (bottom)", "off", "ON", "off", "2"),
           ("E0", "key", "ON", "ON", "off", "3")]
    table(452, 70, ["Socket", "Role", "MS1", "MS2", "MS3", "Address"], [50, 82, 48, 48, 48, 50], jmp,
          "Driver jumpers and UART addresses (2)")
    s.text(452, 157, "Never fit an MS3 jumper. Socket E1 stays empty.", 8, True, WARN)
    cur = [("Dials A, B, C", "1.0 A RMS", "0.5 A", "until the dial torque is measured"),
           ("Key", "0.6 A RMS", "0.3 A", "then 2 x the measured minimum, <= 1.0 A"),
           ("Firmware ceiling", "1.2 A", "-", "BTT: active cooling above 1.2 A")]
    table(452, 180, ["Driver", "Run", "Hold", "Why"], [78, 58, 38, 178], cur, "Motor currents, set over UART (7)")
    HAVE = ("have", False, GREY)
    ORDERED = ("ordered", False, INK)
    parts = [("Pigtail", "R1", "1 kOhm in line in the TX2 lead (the only UART resistor)", HAVE),
             ("Pigtail", "-", "6 F-F jumpers, one end cut off each; heat shrink", ORDERED),
             ("PSU", "-", "DC jack 5.5 x 2.1 mm -> screw terminal, -> RAMPS 5A", ORDERED),
             ("PSU", "-", "20 AWG red + black, adapter -> RAMPS 5A terminal", ORDERED),
             ("RAMPS", "S1", "7 mm push button (start / stop)", HAVE),
             ("Wiring", "-", "F-F jumpers, ~20 x 10-20 cm (6 of them for the pigtail)", ORDERED),
             ("Key", "-", "the motor's own ~1 m cable -> E0 motor header", HAVE),
             ("Pigtail", "-", "small zip tie: the splice to the deck", ORDERED)]
    yp = table(452, 262, ["Where", "Ref", "Part", "Status"], [48, 28, 252, 42], parts,
               "Parts you fit (5, 10) - full list: docs/bom.md")
    s.para(452, yp + 13, ["Revision 2026-10-08.1 removed the remote driver board, the 6-conductor",
                          "cable + Phoenix connectors, the hub 12 V branch + fuse, and C1a/C1b;",
                          "2026-10-08.2 replaced the hub board (perfboard) with the UART pigtail.",
                          "RAMPS F1, F2, D1, the six 100 uF and the 10 k pull-ups are on the RAMPS."], 8, color=GREY)
    s.text(24, 330, "Power order (8)", 10, True)
    s.para(24, 345, ["1. Make every connection with power off (USB unplugged, 12 V off).",
                     "2. Before the first power-up: every driver's VREF pot to minimum.",
                     "3. Power up: USB first, then 12 V.   4. Power down: 12 V first, then USB.",
                     "5. Never plug or unplug a motor with 12 V on (the key motor cable too).",
                     "6. Emergency stop: pull the 12 V plug."], 8)
    s.text(24, 426, "VERIFY on the bench (control/bringup.md)", 10, True)
    s.para(24, 441, ["Driver orientation in each socket (manual 2.4 step 2); all four answer `ping` (stage 1).",
                     "DIAG is the pin next to the pot (stage 3).   The key answers at address 3 (E0).",
                     "The key's StallGuard through the 1 m motor cable (stage 5); shorten if dull.",
                     "Multimeter: DC-jack + / - before the first power-up.",
                     "Sources: control/wiring.md - Marlin pins_RAMPS.h, TMC2209 datasheet rev 1.09,",
                     "BTT TMC2209 V1.3 manual + schematic, RAMPS 1.4 KiCad netlist."], 8)


SHEETS = [
    ("Overview", "What connects to what. Each block is drawn in full on the sheet named in it.", sheet_overview),
    ("Power: 12 V, 5 V, GND", "12 V goes from the PSU straight into the RAMPS '5A' input (its own 5 A fuse feeds all "
     "four drivers). 5 V logic comes from the Mega.", sheet_power),
    ("Drivers A and B on the RAMPS", "[ ] = the RAMPS socket name of that pin. All connections to the left are on "
     "the RAMPS or by jumper.", sheet_dials_ab),
    ("Dial driver C and the key driver (E0)", "The key driver is an ordinary driver in the E0 socket "
     "(revision 2026-10-08.1).", sheet_dial_c_key),
    ("Driver taps (DIAG, RX), orientation; the key motor cable", None, sheet_details),
    ("Mega + RAMPS headers, UART pigtail", "Thin lines = RAMPS traces. Thick lines = your jumper wires "
     "(F-F, 10-20 cm) and the UART pigtail.", sheet_signals),
    ("Pin map, jumpers, currents, parts", None, sheet_tables),
]


def main(out):
    c = canvas.Canvas(out, pagesize=(W, H), initialFontName="F", initialFontSize=MIN_PT)
    c.setTitle("Fichet safe robot - wiring schematic")
    c.setAuthor("Claude, for Paul")
    c.setSubject(f"Wiring, drawn from control/wiring.md, revision {REV}")
    for i, (title, note, fn) in enumerate(SHEETS, 1):
        fn(Sheet(c, i, len(SHEETS), title, note))
        c.showPage()
    c.save()


if __name__ == "__main__":
    here = os.path.dirname(os.path.abspath(__file__))
    main(sys.argv[1] if len(sys.argv) > 1 else os.path.join(here, "schematic.pdf"))
